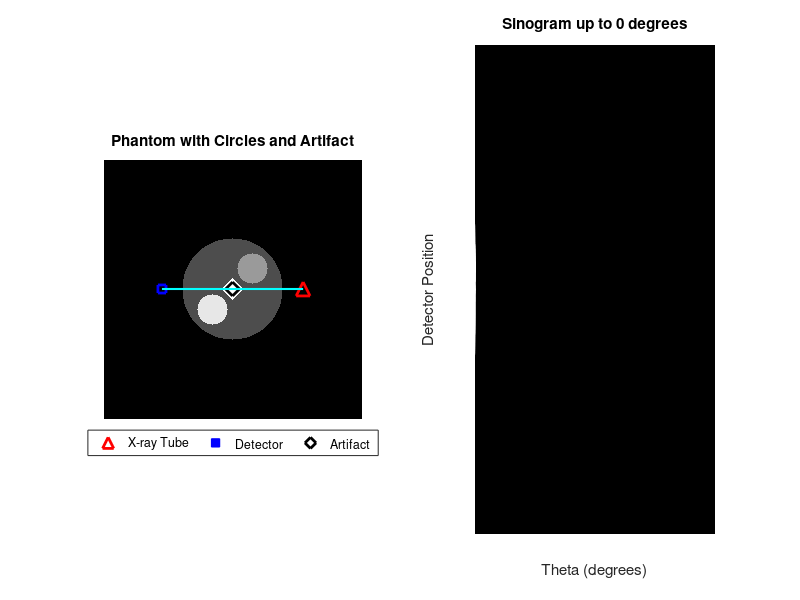

Source code (MATLAB): (Note: this script raises an error after producing the figure.)
% Create a blank grayscale image
phantom_image = zeros(256, 256);

% Add one large gray-shaded circle
center = [128, 128]; % Center of the image
radii_large = 50; % Radius for the large circle (darkest gray)
[X, Y] = meshgrid(1:256);
mask_large = sqrt((X - center(1)).^2 + (Y - center(2)).^2) <= radii_large;
phantom_image(mask_large) = 0.3;

% First Small Circle (medium gray, to the top-right of the center)
center_small1 = [center(1) + 20, center(2) - 20];
radii_small1 = 15;
mask_small1 = sqrt((X - center_small1(1)).^2 + (Y - center_small1(2)).^2) <= radii_small1;
phantom_image(mask_small1) = 0.6;

% Second Small Circle (lightest gray, to the bottom-left of the center)
center_small2 = [center(1) - 20, center(2) + 20];
radii_small2 = 15;
mask_small2 = sqrt((X - center_small2(1)).^2 + (Y - center_small2(2)).^2) <= radii_small2;
phantom_image(mask_small2) = 0.9;

% Introduce a diamond-shaped artifact within the circle
diamond_center = [center(1), center(2)];
diamond_size = 10;
mask_diamond = abs(X - diamond_center(1)) + abs(Y - diamond_center(2)) <= diamond_size;
phantom_image(mask_diamond) = 1; % Maximum intensity

% Parameters for sinogram
theta = 0:179;

% Get the size of the first projection
[R_first, xp] = radon(phantom_image, theta(1));
sinogram = zeros(length(R_first), length(theta));

% Create a figure for side-by-side display
% ... [Previous code for creating the phantom and sinogram remains unchanged]

% Create a figure for side-by-side display
figure;

for i = 1:length(theta)
    [R, ~] = radon(phantom_image, theta(i));
    sinogram(:, i) = R;

    % Display the phantom with X-ray tube, detector, pencil beam, and legends
    subplot(1, 2, 1);
    imshow(phantom_image, 'Border', 'tight');
    axis off;
    hold on;

    % X-ray tube and Detector positions closer to the center
    xray_pos = [center(1) + 70*cosd(theta(i)), center(2) + 70*sind(theta(i))];
    detector_pos = [center(1) - 70*cosd(theta(i)), center(2) - 70*sind(theta(i))];

    % X-ray tube (triangle)
    h1 = plot(xray_pos(1), xray_pos(2), '^r', 'MarkerSize', 10, 'LineWidth', 2, 'DisplayName', 'X-ray Tube');
    % Dummy line for the detector legend
    h2 = plot(NaN, NaN, 's', 'MarkerFaceColor', 'b', 'MarkerEdgeColor', 'b', 'DisplayName', 'Detector');
    % Detector (rectangle)
    rectangle('Position', [detector_pos(1)-4, detector_pos(2)-4, 8, 8], 'EdgeColor', 'b', 'LineWidth', 2);
    % Artifact (diamond with black outline)
    h3 = plot(diamond_center(1), diamond_center(2), 'wd', 'MarkerSize', 10, 'LineWidth', 2, 'MarkerEdgeColor', 'k', 'DisplayName', 'Artifact');

    % Pencil beam
    line([xray_pos(1), detector_pos(1)], [xray_pos(2), detector_pos(2)], 'Color', 'c', 'LineWidth', 1.5);

    % Add legends outside the main figure
    lgd = legend([h1, h2, h3], 'Location', 'southoutside', 'Orientation', 'horizontal');
    title('Phantom with Circles and Artifact');
    hold off;

    % ... [Rest of the code for displaying the sinogram and creating the GIF remains unchanged]


    % Display the current sinogram
    subplot(1, 2, 2);
    imshow(sinogram, [], 'XData', theta, 'YData', xp, 'InitialMagnification', 'fit');
    xlabel('Theta (degrees)');
    ylabel('Detector Position');
    title(['Sinogram up to ' num2str(theta(i)) ' degrees']);
    drawnow;

    % Save as GIF
    frame = getframe(gcf);
    im = frame2im(frame);
    [A, map] = rgb2ind(im, 256);
    if i == 1
        imwrite(A, map, 'sinogram_with_diamond_artifact.gif', 'gif', 'LoopCount', Inf, 'DelayTime', 0.1);
    else
        imwrite(A, map, 'sinogram_with_diamond_artifact.gif', 'gif', 'WriteMode', 'append', 'DelayTime', 0.1);
    end
end
